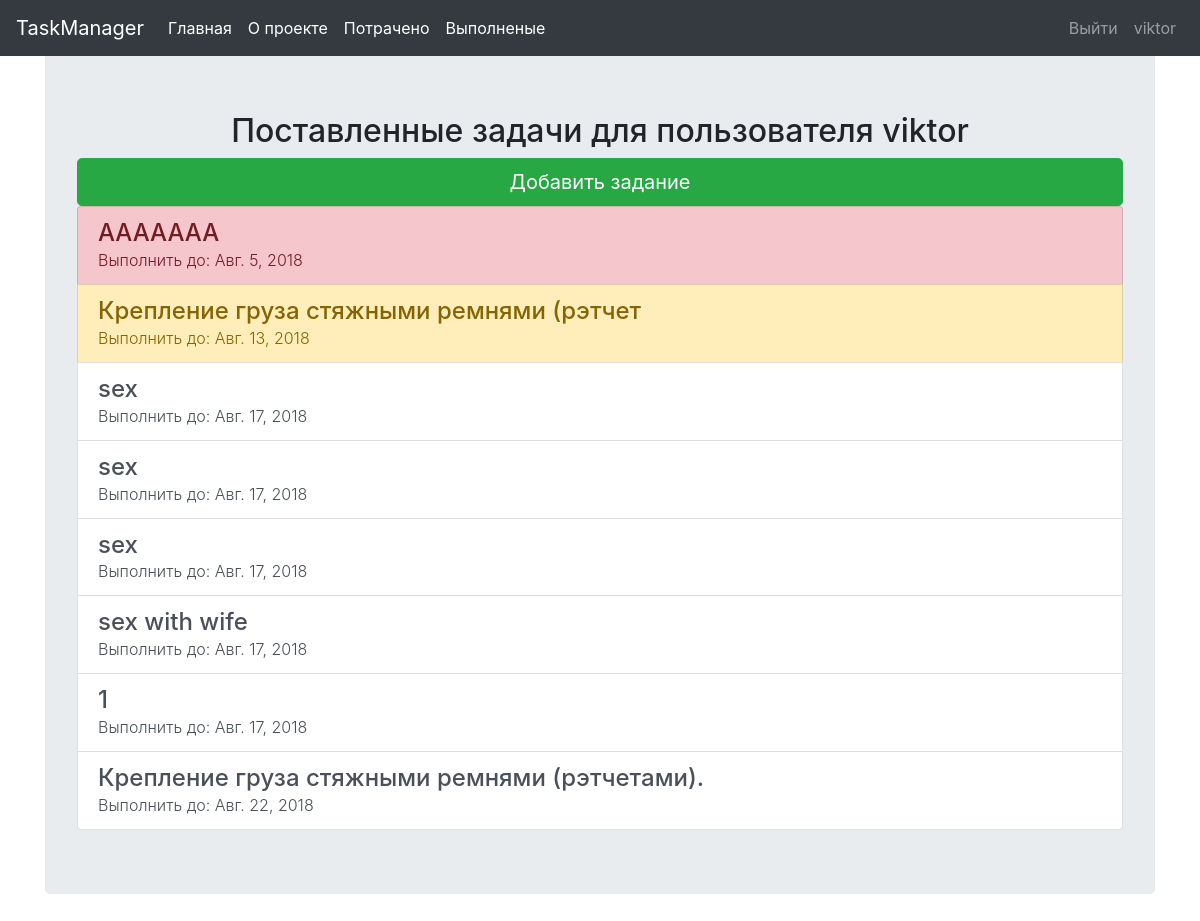
The app's page / (signed in), older data.
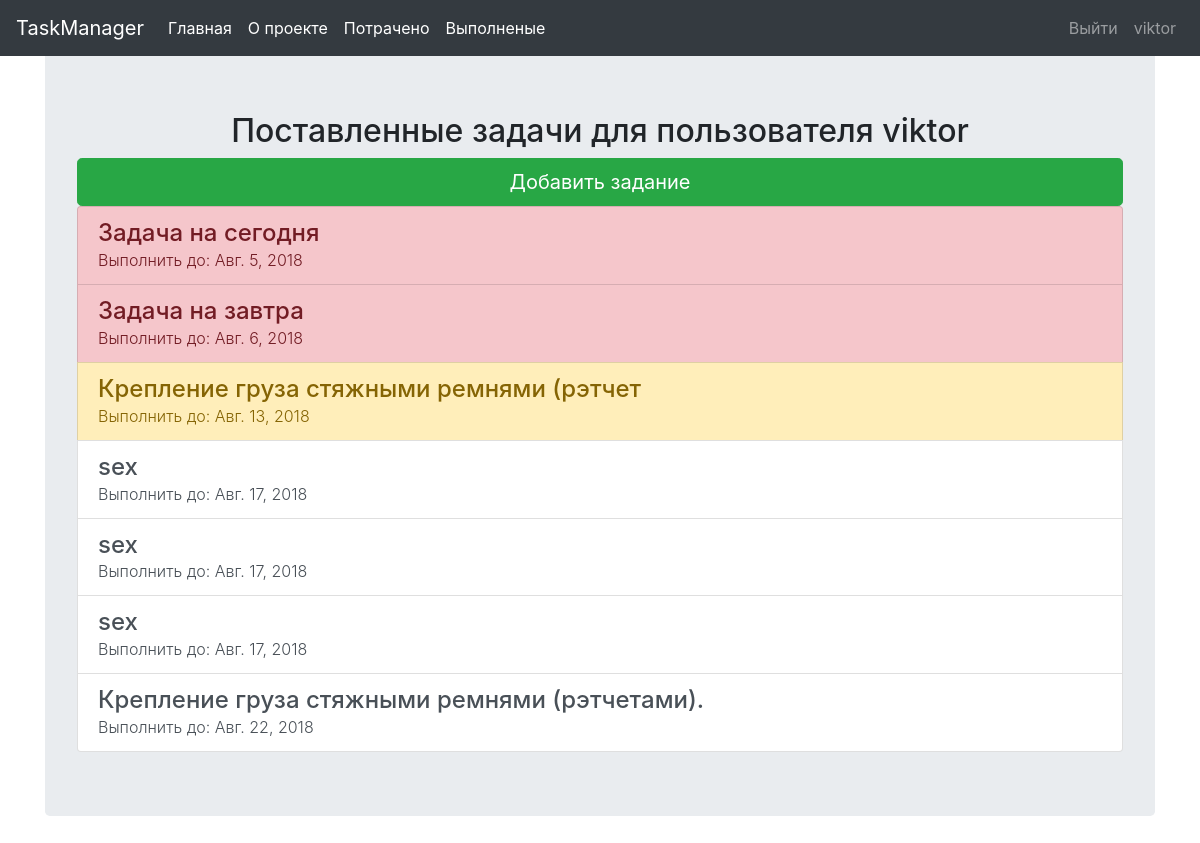
The same page, newer data.
### taskapp/models.py (models this page shows, shortened)
class Task(models.Model):
    date_finish = models.DateField()
    date_start = models.DateField(auto_now=True)
    title = models.CharField(max_length=100)
    descrition = models.TextField()
    owner = models.ForeignKey(User, on_delete=models.CASCADE)
    type_task = models.IntegerField(default=0)
    state = models.CharField(default='activ', max_length=10)  # активное-activ,выполненое-compl,потраченое-fail

### taskapp/views.py (the view)
# urls.py: 2. Add a URL to urlpatterns:  path('', views.home, name='home')
def home(request):
    tasks = ''
    if request.user.is_authenticated:
        date = datetime.datetime
        cheker = Checker(request.user)
        cheker.checking()
        cheker.checking_state()
        tasks = Task.objects.filter(owner=request.user).filter(state='activ').order_by('date_finish')
    return render(request, 'taskapp/home.html', {'tasks': tasks})

### taskapp/checkdate.py (called while the page is built)
    def checking(self):
        date = datetime.date.today()
        all = Task.objects.filter(owner=self.user)
        for u in all:
            Task.objects.filter(pk=u.pk).update(type_task=self.cmpare(u.date_finish, date))

    def cmpare(self, date1, date2):
        a = date1 - date2
        return int(a.days)

    def checking_state(self):
        date = datetime.date.today()
        all = Task.objects.filter(owner=self.user)
        for u in all:
            if u.state == 'activ':
                if self.cmpare(u.date_finish, date) < 0:
                    Task.objects.filter(pk=u.pk).update(state='fail')
            elif u.state == 'compl':
                Task.objects.filter(pk=u.pk).update(state='compl')
            elif u.state == 'fail':
                Task.objects.filter(pk=u.pk).update(state='fail')
            else:
                Task.objects.filter(pk=u.pk).update(state='activ')

### taskapp/templates/taskapp/home.html (shortened to what this page needs)
{% extends 'taskapp/base.html' %}
{% block content %}
    <div class="  text-center ">
        {% if  user.is_authenticated %}
            <h2 class="">Поставленные задачи для пользователя {{ user.get_username }}</h2>
            <input type="button" class="btn btn-lg btn-success btn-block" value="Добавить задание"
                   onClick='location.href="{% url 'add' %}"'>
            {% if  not tasks.count %}
                <H2>У вас нет задач на будущее.</H2>
                <H2>Поставте себе цель!</H2>
            {% else %}
                <div class="list-group">
                    {% for task in tasks %}
                        {% if task.type_task < 5 %}
                            <a class="list-group-item list-group-item-action list-group-item list-group-item-danger"
                           href="{% url 'task_detale' pk=task.pk %}"><h4 class="text-left m-0">{{ task.title }}</h4>
                            <p class="font-weight-light m-0 text-left">Выполнить до: {{ task.date_finish }}</p>
                        </a>
                        {% elif task.type_task < 10 %}
                            <a class="list-group-item list-group-item-action list-group-item list-group-item-warning"
                           href="{% url 'task_detale' pk=task.pk %}"><h4 class="text-left m-0">{{ task.title }}</h4>
                            <p class="font-weight-light m-0 text-left">Выполнить до: {{ task.date_finish }}</p>
                        </a>
                        {% else %}
                            <a class="list-group-item list-group-item-action list-group-item"
                           href="{% url 'task_detale' pk=task.pk %}"><h4 class="text-left m-0">{{ task.title }}</h4>
                            <p class="font-weight-light m-0 text-left">Выполнить до: {{ task.date_finish }}</p>
                        </a>
                        {% endif %}
                    {% endfor %}
                </div>
            {% endif %}
        {% endif %}
    </div>
{% endblock content %}

### taskapp/templates/taskapp/base.html (shortened to what this page needs)
{% load static %}
<!doctype html>
<html lang="en">
<head>
    <link rel="stylesheet" href="{% static 'css/bootstrap.min.css' %}">
</head>
<body>
<header>
    <nav class="navbar navbar-expand-md navbar-dark fixed-top bg-dark" >
        <a class="navbar-brand" href="{% url 'home' %}">TaskManager</a>
        <div class="collapse navbar-collapse" id="navbarCollapse">
            <ul class="navbar-nav mr-auto">
                <li class="nav-item active">
                    <a class="nav-link" href="{% url 'home' %}">Главная<span class="sr-only">(current)</span></a>
                </li>
                <li class="nav-item active">
                    <a class="nav-link" href="{% url 'about' %}">О проекте<span class="sr-only">(current)</span></a>
                </li>
                <li class="nav-item active">
                    <a class="nav-link" href="{% url 'before' %}">Потрачено<span class="sr-only">(current)</span></a>
                </li>
                <li class="nav-item active">
                    <a class="nav-link" href="{% url 'compled' %}">Выполненые<span class="sr-only">(current)</span></a>
                </li>
            </ul>
            <ul class="navbar-nav text-right">
                {% if  user.is_authenticated %}
                    <a class="nav-link text-right " href="{% url 'sign_out' %}">Выйти</a>
                    <a class="nav-link text-right " href="{% url 'home' %}">{{ user }}</a>
                {% else %}
                    <a class="nav-link text-right border-left" href="{% url 'sign_in' %}">Войти</a>
                    <a class="nav-link text-right" href="{% url 'sign_up' %}">Регистрация</a>
                {% endif %}
            </ul>
        </div>
    </nav>
</header>
<main role="main" class="container mt-5 mb-5">
    <div class="container jumbotron">
        {% block content %}
        {% endblock content %}
    </div>
</main>
</body>
</html>

Row changes from the older to the newer data that the page shows:
no longer on this page (row edited): Task: title "AAAAAAA", date_finish "Авг. 5, 2018"
no longer on this page (row edited): Task: title "sex with wife", date_finish "Авг. 17, 2018"
no longer on this page (row edited): Task: title "1", date_finish "Авг. 17, 2018"
added Task: title "Задача на сегодня", date_finish "Авг. 5, 2018"
added Task: title "Задача на завтра", date_finish "Авг. 6, 2018"
